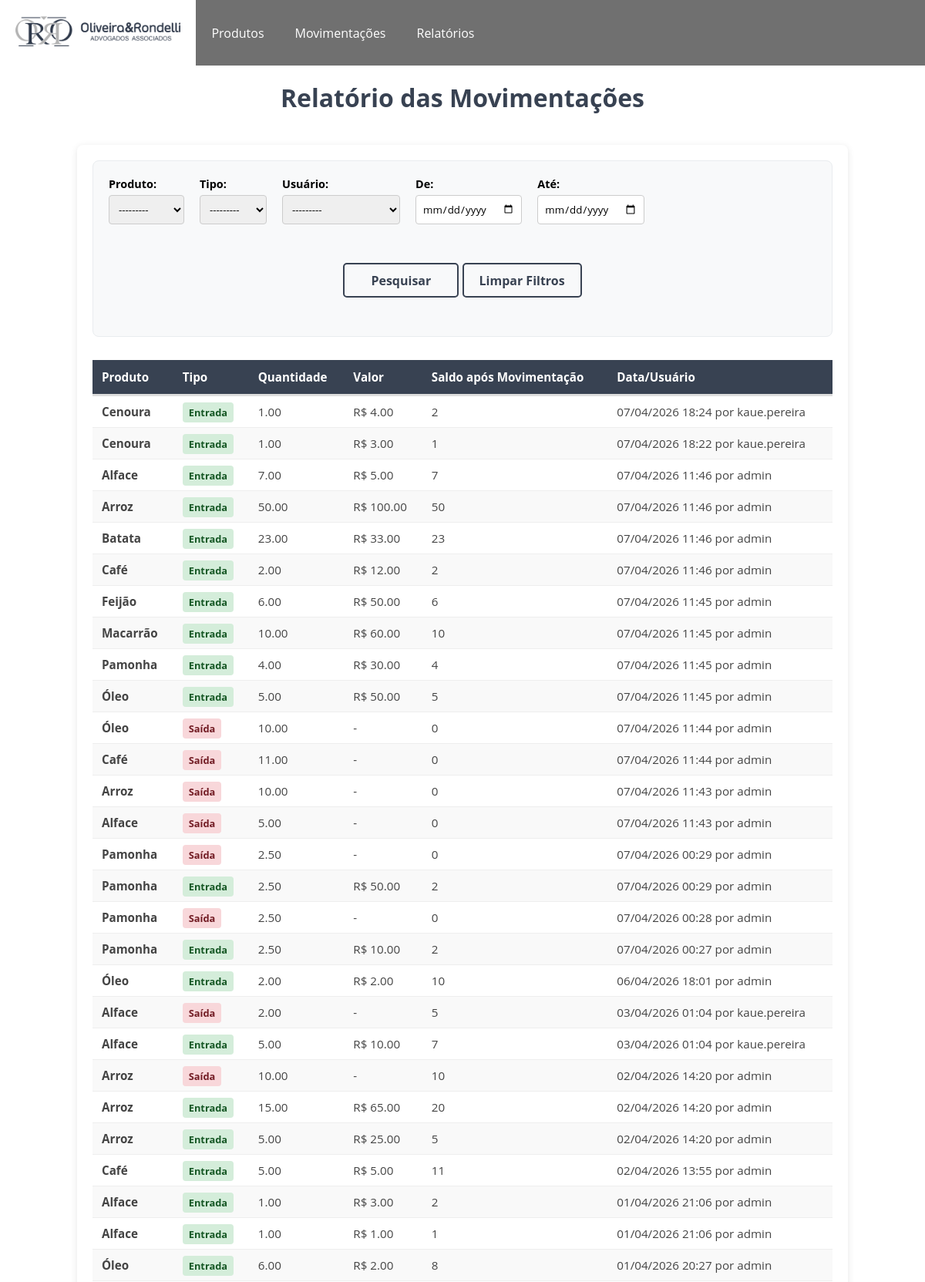
Page /relatorios/relatorio_movimentacoes (upper part) on the committed database.
### movimentacoes/models.py (models this page shows, shortened)
class Movimentacao(models.Model):
    TIPO_MOVIMENTACAO = [
        ('E', 'Entrada'),
        ('S', 'Saída')
    ]
    mov_produto = models.ForeignKey(Produtos, on_delete=models.PROTECT, related_name='movimentacoes', verbose_name='Produto')   # Chave estrangeira referenciando o produto da tabela Produtos
    mov_usuario = models.ForeignKey(User, on_delete=models.PROTECT, verbose_name='Usuário')                                     # Chave estrangeira referenciando o usuário da tabela Usuários
    mov_quantidade = models.DecimalField('Quantidade relativa à Unidade de Medida', decimal_places=2, max_digits=10)                                     # Quantidade da movimentação
    mov_tipo = models.CharField('Tipo de Movimentação', max_length=1, choices=TIPO_MOVIMENTACAO)                                # Tipo da movimentação
    mov_saldo_movimento = models.IntegerField('Saldo no momento:', editable=False, null=True)                                   # Saldo do produto após movimentação
    mov_custo = models.DecimalField('Valor da Compra', max_digits=10, decimal_places=2, null=True, blank=True)                   # Preço do produto que está entrando
    mov_data_adicionada = models.DateTimeField(auto_now_add=True)                                                               # Data que foi adicionada
    class Meta:
        verbose_name = 'Movimentação'
        verbose_name_plural = 'Movimentações'
        ordering = ['-mov_data_adicionada']

### produtos/models.py (models this page shows, shortened)
class Produtos(models.Model):
    pro_referencia = models.CharField('Referência', max_length=20, default='SEM-REF')                                                       # Referência do produto
    pro_descricao = models.TextField('Descrição')                                                                                           # Descrição do produto
    pro_unidade = models.ForeignKey(Unidades, on_delete=models.PROTECT, verbose_name='Unidade', default=1)                                  # Chave estrangeira referenciando a unidade da tabela Unidades
    pro_custo_medio = models.DecimalField('movimentacoes.Movimentacao', decimal_places=2, max_digits=10, default=0)                         # Custo médio
    pro_saldo = models.DecimalField('Saldo', decimal_places=2, max_digits=10, default=0)                                                    # Saldo do produto no estoque
    pro_data_adicionada = models.DateTimeField(auto_now_add=True)                                                                            # Data em que o produto foi adicionado
    pro_data_modificado = models.DateTimeField(auto_now=True)                                                                               # Data em que o produto foi modificado
    def __str__(self):
        return self.pro_descricao
    class Meta:
        verbose_name = 'Produto'
        verbose_name_plural = 'Produtos'
        ordering = ['-pro_descricao']

### relatorios/views.py (the view)
# urls.py: path('relatorio_movimentacoes', views.relatorio_movimentacoes, name='relatorio_movimentacoes')     # Adiciona o caminho para a tela do relatório das movimentações
def relatorio_movimentacoes(request):
    movimentacoes = Movimentacao.objects.order_by('-mov_data_adicionada')
    filtro = FiltroMovimentacao(request.GET, queryset=movimentacoes)
    context = {'movimentacoes': filtro.qs,
               'filtro': filtro}
    return render(request, 'relatorios/relatorio_movimentacoes.html', context)

### relatorios/templates/relatorios/relatorio_movimentacoes.html (shortened to what this page needs)
<!DOCTYPE html>
{% extends "core/base.html" %}
{% load static %}
    {% block extra_css %}
        <link rel="stylesheet" href="{% static 'css/relatorios.css' %}">
    {% endblock %}
    {% block content %}
    <h1>Relatório das Movimentações</h1>
    <div class="container-relatorio">
        <div class="container-formulario">
            <form method="get" class="formulario">
                {{ filtro.form.as_p }}
                <div class="container-botao">
                    <button class="botao-pesquisar" type="submit">Pesquisar</button>
                    <a href="{% url 'relatorio_movimentacoes' %}" class="botao-voltar">Limpar Filtros</a>
                </div>
            </form>
        </div>
        <table class="movimentacoes">
            <thead>
                <tr>
                    <th>Produto</th>
                    <th>Tipo</th>
                    <th>Quantidade</th>
                    <th>Valor</th>
                    <th>Saldo após Movimentação</th>
                    <th>Data/Usuário</th>
                </tr>
            </thead>
            <tbody>
                {% for movimentacao in movimentacoes %}
                <tr>
                    <td><b>{{ movimentacao.mov_produto }}</b></td>
                    <td>
                        {% if movimentacao.mov_tipo == 'E' %}
                            <span class="entrada">Entrada</span>
                        {% else %}
                            <span class="saida">Saída</span>
                        {% endif %}
                    </td>
                    <td>{{ movimentacao.mov_quantidade }}</td>
                    <td>
                        {% if movimentacao.mov_tipo == 'E' %}
                            <span>R$ {{ movimentacao.mov_custo }}</span>
                        {% else %}
                            <span>-</span>
                        {% endif %}
                    </td>
                    <td>{{ movimentacao.mov_saldo_movimento }}</td>
                    <td>{{ movimentacao.mov_data_adicionada|date:"d/m/Y H:i" }} por {{ movimentacao.mov_usuario }}</td>
                </tr>
                {% endfor %}
            </tbody>
        </table>
    </div>
    {% endblock content %}

### static/css/style1.css (style rules this page uses)
* { margin: 0; padding: 0; box-sizing: border-box; font-family: 'Open Sans', sans-serif; }

### static/css/relatorios.css (style rules this page uses)
h1 { text-align: center; color: rgba(56, 66, 82); }
.container-relatorio { max-width: 1000px; margin: 40px auto; background-color: white; padding: 20px; border-radius: 8px; box-shadow: 0 2px 10px rgba(0, 0, 0, 0.1); }
.container-formulario { background-color: #f8f9fa; padding: 20px; border-radius: 8px; margin-bottom: 30px; border: 1px solid #e9ecef; }
.formulario { display: flex; flex-wrap: wrap; gap: 20px; align-items: flex-end; }
.formulario p { margin: 0; display: flex; flex-direction: column; font-weight: bold; font-size: 0.9rem; }
.formulario input, .formulario select { padding: 8px; border-radius: 4px; border: 1px solid #ccc; margin-top: 5px; }
.entrada { background-color: #d4edda; color: #155724; padding: 4px 8px; border-radius: 4px; font-weight: bold; font-size: 0.8rem; }
.saida { background-color: #f8d7da; color: #721c24; padding: 4px 8px; border-radius: 4px; font-weight: bold; font-size: 0.8rem; }
.movimentacoes { width: 100%; border-collapse: collapse; margin-top: 20px; font-size: 0.95rem; }
.movimentacoes thead th { background-color: rgba(56, 66, 82); color: white; text-align: left; padding: 12px; border-bottom: 3px solid #ddd; }
.movimentacoes tbody td { padding: 10px 12px; border-bottom: 1px solid #eee; color: #444; }
.movimentacoes tbody tr:nth-child(even) { background-color: #f9f9f9; }
.container-botao { text-align: center; margin: 30px 0; width: 100%; }
.botao-voltar, .botao-gerar, .botao-imprimir, .botao-pesquisar { display: inline-flex; align-items: center; justify-content: center; height: 45px; min-width: 150px; padding: 0 20px; font-family: inherit; font-size: 16px; font-weight: bold; text-decoration: none; color: rgba(56, 66, 82); background-color: #f8f9fa; border: 2px solid rgba(56, 66, 82); border-radius: 5px; cursor: pointer; transition: all 0.2s; box-sizing: border-box; }

### rows in the picture
Movimentacao: mov_produto "Cenoura", mov_tipo "Entrada", mov_quantidade "1.00", mov_custo "4.00", mov_saldo_movimento "2", mov_data_adicionada "07/04/2026 18:24", mov_usuario "kaue.pereira"
Movimentacao: mov_produto "Cenoura", mov_tipo "Entrada", mov_quantidade "1.00", mov_custo "3.00", mov_saldo_movimento "1", mov_data_adicionada "07/04/2026 18:22", mov_usuario "kaue.pereira"
Movimentacao: mov_produto "Alface", mov_tipo "Entrada", mov_quantidade "7.00", mov_custo "5.00", mov_saldo_movimento "7", mov_data_adicionada "07/04/2026 11:46", mov_usuario "admin"
Movimentacao: mov_produto "Arroz", mov_tipo "Entrada", mov_quantidade "50.00", mov_custo "100.00", mov_saldo_movimento "50", mov_data_adicionada "07/04/2026 11:46", mov_usuario "admin"
Movimentacao: mov_produto "Batata", mov_tipo "Entrada", mov_quantidade "23.00", mov_custo "33.00", mov_saldo_movimento "23", mov_data_adicionada "07/04/2026 11:46", mov_usuario "admin"
Movimentacao: mov_produto "Café", mov_tipo "Entrada", mov_quantidade "2.00", mov_custo "12.00", mov_saldo_movimento "2", mov_data_adicionada "07/04/2026 11:46", mov_usuario "admin"
Movimentacao: mov_produto "Feijão", mov_tipo "Entrada", mov_quantidade "6.00", mov_custo "50.00", mov_saldo_movimento "6", mov_data_adicionada "07/04/2026 11:45", mov_usuario "admin"
Movimentacao: mov_produto "Macarrão", mov_tipo "Entrada", mov_quantidade "10.00", mov_custo "60.00", mov_saldo_movimento "10", mov_data_adicionada "07/04/2026 11:45", mov_usuario "admin"
Movimentacao: mov_produto "Pamonha", mov_tipo "Entrada", mov_quantidade "4.00", mov_custo "30.00", mov_saldo_movimento "4", mov_data_adicionada "07/04/2026 11:45", mov_usuario "admin"
Movimentacao: mov_produto "Óleo", mov_tipo "Entrada", mov_quantidade "5.00", mov_custo "50.00", mov_saldo_movimento "5", mov_data_adicionada "07/04/2026 11:45", mov_usuario "admin"
Movimentacao: mov_produto "Óleo", mov_tipo "Saída", mov_quantidade "10.00", mov_saldo_movimento "0", mov_data_adicionada "07/04/2026 11:44", mov_usuario "admin"
Movimentacao: mov_produto "Café", mov_tipo "Saída", mov_quantidade "11.00", mov_saldo_movimento "0", mov_data_adicionada "07/04/2026 11:44", mov_usuario "admin"
Movimentacao: mov_produto "Arroz", mov_tipo "Saída", mov_quantidade "10.00", mov_saldo_movimento "0", mov_data_adicionada "07/04/2026 11:43", mov_usuario "admin"
Movimentacao: mov_produto "Alface", mov_tipo "Saída", mov_quantidade "5.00", mov_saldo_movimento "0", mov_data_adicionada "07/04/2026 11:43", mov_usuario "admin"
Movimentacao: mov_produto "Pamonha", mov_tipo "Saída", mov_quantidade "2.50", mov_saldo_movimento "0", mov_data_adicionada "07/04/2026 00:29", mov_usuario "admin"
Movimentacao: mov_produto "Pamonha", mov_tipo "Entrada", mov_quantidade "2.50", mov_custo "50.00", mov_saldo_movimento "2", mov_data_adicionada "07/04/2026 00:29", mov_usuario "admin"
Movimentacao: mov_produto "Pamonha", mov_tipo "Saída", mov_quantidade "2.50", mov_saldo_movimento "0", mov_data_adicionada "07/04/2026 00:28", mov_usuario "admin"
Movimentacao: mov_produto "Pamonha", mov_tipo "Entrada", mov_quantidade "2.50", mov_custo "10.00", mov_saldo_movimento "2", mov_data_adicionada "07/04/2026 00:27", mov_usuario "admin"
Movimentacao: mov_produto "Óleo", mov_tipo "Entrada", mov_quantidade "2.00", mov_custo "2.00", mov_saldo_movimento "10", mov_data_adicionada "06/04/2026 18:01", mov_usuario "admin"
Movimentacao: mov_produto "Alface", mov_tipo "Saída", mov_quantidade "2.00", mov_saldo_movimento "5", mov_data_adicionada "03/04/2026 01:04", mov_usuario "kaue.pereira"
Movimentacao: mov_produto "Alface", mov_tipo "Entrada", mov_quantidade "5.00", mov_custo "10.00", mov_saldo_movimento "7", mov_data_adicionada "03/04/2026 01:04", mov_usuario "kaue.pereira"
Movimentacao: mov_produto "Arroz", mov_tipo "Saída", mov_quantidade "10.00", mov_saldo_movimento "10", mov_data_adicionada "02/04/2026 14:20", mov_usuario "admin"
Movimentacao: mov_produto "Arroz", mov_tipo "Entrada", mov_quantidade "15.00", mov_custo "65.00", mov_saldo_movimento "20", mov_data_adicionada "02/04/2026 14:20", mov_usuario "admin"
Movimentacao: mov_produto "Arroz", mov_tipo "Entrada", mov_quantidade "5.00", mov_custo "25.00", mov_saldo_movimento "5", mov_data_adicionada "02/04/2026 14:20", mov_usuario "admin"
Movimentacao: mov_produto "Café", mov_tipo "Entrada", mov_quantidade "5.00", mov_custo "5.00", mov_saldo_movimento "11", mov_data_adicionada "02/04/2026 13:55", mov_usuario "admin"
Movimentacao: mov_produto "Alface", mov_tipo "Entrada", mov_quantidade "1.00", mov_custo "3.00", mov_saldo_movimento "2", mov_data_adicionada "01/04/2026 21:06", mov_usuario "admin"
Movimentacao: mov_produto "Alface", mov_tipo "Entrada", mov_quantidade "1.00", mov_custo "1.00", mov_saldo_movimento "1", mov_data_adicionada "01/04/2026 21:06", mov_usuario "admin"
Movimentacao: mov_produto "Óleo", mov_tipo "Entrada", mov_quantidade "6.00", mov_custo "2.00", mov_saldo_movimento "8", mov_data_adicionada "01/04/2026 20:27", mov_usuario "admin"
